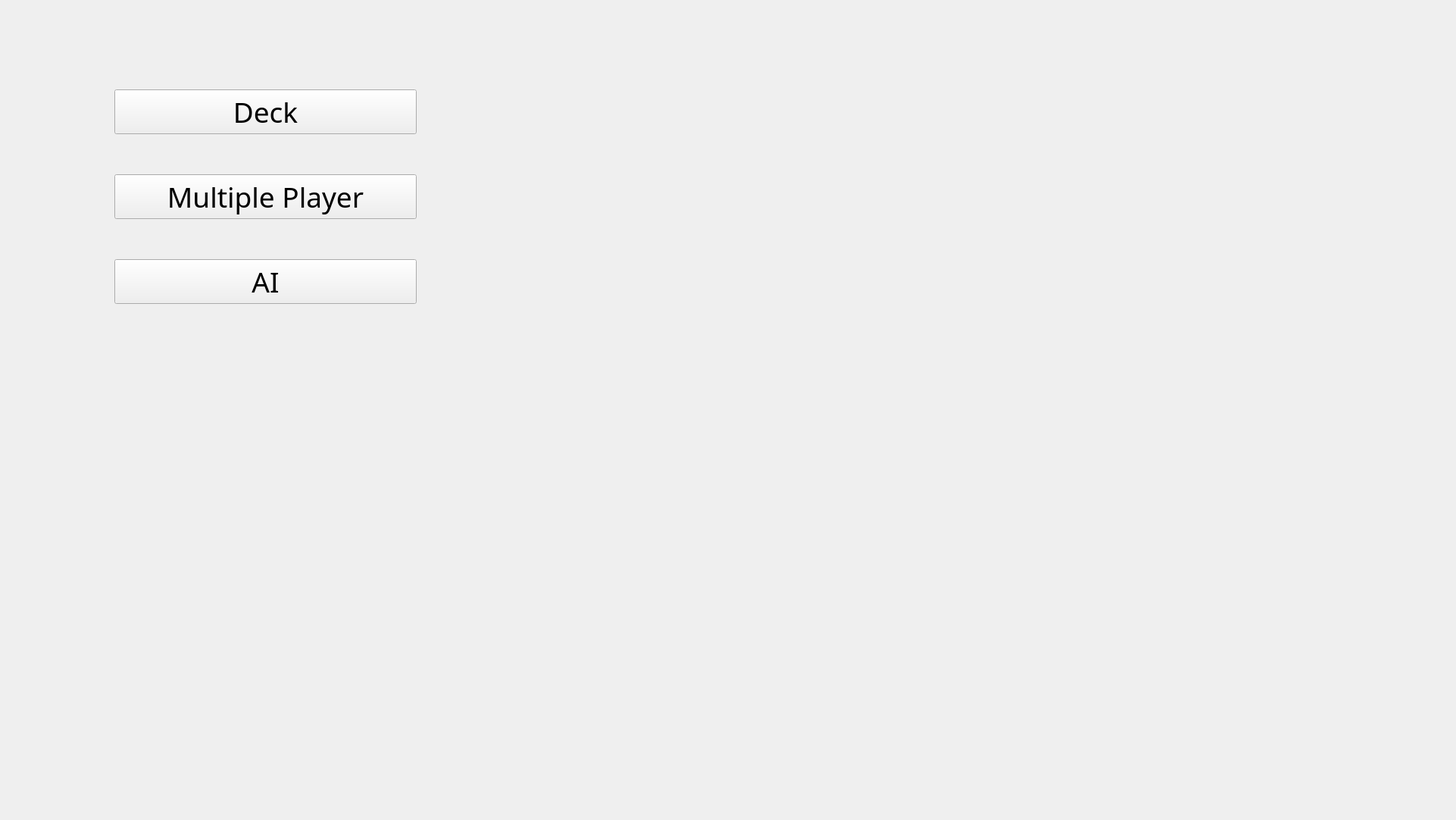
<?xml version="1.0" encoding="UTF-8"?>
<ui version="4.0">
 <class>MainWindow</class>
 <widget class="QMainWindow" name="MainWindow">
  <property name="geometry">
   <rect>
    <x>0</x>
    <y>0</y>
    <width>1922</width>
    <height>1082</height>
   </rect>
  </property>
  <property name="windowTitle">
   <string>MainWindow</string>
  </property>
  <widget class="QWidget" name="menuWidget">
   <widget class="QWidget" name="layoutWidget">
    <property name="geometry">
     <rect>
      <x>140</x>
      <y>60</y>
      <width>421</width>
      <height>401</height>
     </rect>
    </property>
    <layout class="QVBoxLayout" name="verticalLayout">
     <item>
      <widget class="QPushButton" name="deckButton">
       <property name="font">
        <font>
         <family>Adobe Arabic</family>
         <pointsize>28</pointsize>
        </font>
       </property>
       <property name="text">
        <string>Deck</string>
       </property>
      </widget>
     </item>
     <item>
      <widget class="QPushButton" name="multiModeButton">
       <property name="font">
        <font>
         <family>Adobe Arabic</family>
         <pointsize>28</pointsize>
        </font>
       </property>
       <property name="text">
        <string>Multiple Player</string>
       </property>
      </widget>
     </item>
     <item>
      <widget class="QPushButton" name="aIButton">
       <property name="font">
        <font>
         <family>Adobe Arabic</family>
         <pointsize>28</pointsize>
        </font>
       </property>
       <property name="text">
        <string>AI</string>
       </property>
      </widget>
     </item>
    </layout>
   </widget>
  </widget>
 </widget>
 <layoutdefault spacing="6" margin="11"/>
 <resources/>
 <connections/>
</ui>
